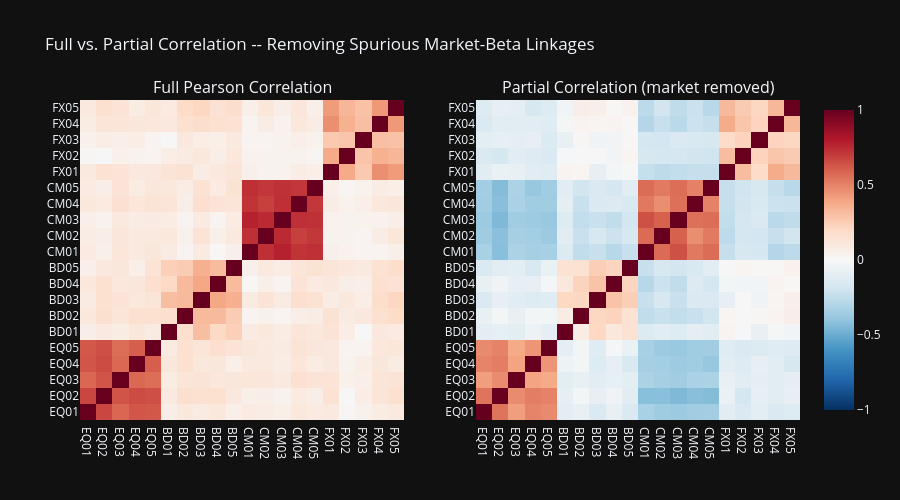

Source (notebook cell):
### Code cell
# ── Partial correlation controlling for equal-weight market proxy ─────────────
mkt = returns.mean(axis=1).values

def partial_corr(ri, rj, ctrl):
    res_i = ri - np.polyval(np.polyfit(ctrl, ri, 1), ctrl)
    res_j = rj - np.polyval(np.polyfit(ctrl, rj, 1), ctrl)
    return np.corrcoef(res_i, res_j)[0, 1]

pcorr = np.eye(N)
for i in range(N):
    for j in range(i+1, N):
        pc = partial_corr(rv[i], rv[j], mkt)
        pcorr[i,j] = pcorr[j,i] = pc

fig = ps.make_subplots(rows=1, cols=2,
                        subplot_titles=['Full Pearson Correlation',
                                        'Partial Correlation (market removed)'])
for col, mat in [(1, corr.values), (2, pcorr)]:
    fig.add_trace(
        go.Heatmap(z=mat, x=ASSETS, y=ASSETS, colorscale='RdBu_r',
                    zmid=0, zmin=-1, zmax=1, showscale=(col==2)),
        row=1, col=col)
fig.update_layout(
    title='Full vs. Partial Correlation -- Removing Spurious Market-Beta Linkages',
    template='plotly_dark', height=500
)
fig.show()
print('Mean |Pearson|  : {:.3f}'.format(np.abs(corr.values[np.triu_indices(N,1)]).mean()))
print('Mean |Partial|  : {:.3f}'.format(np.abs(pcorr[np.triu_indices(N,1)]).mean()))

### Figure 1 — Plotly figure (JSON) as saved in the notebook; plotly's stock layout.template omitted (floating-point values rounded to 4 significant figures; data arrays with more than 128 entries replaced by an {"elided": "..."} marker saying what was removed)
{"data": [{"colorscale": [[0, "rgb(5,48,97)"], [0.1, "rgb(33,102,172)"], [0.2, "rgb(67,147,195)"], [0.3, "rgb(146,197,222)"], [0.4, "rgb(209,229,240)"], [0.5, "rgb(247,247,247)"], [0.6, "rgb(253,219,199)"], [0.7, "rgb(244,165,130)"], [0.8, "rgb(214,96,77)"], [0.9, "rgb(178,24,43)"], [1, "rgb(103,0,31)"]], "showscale": false, "type": "heatmap", "x": ["EQ01", "EQ02", "EQ03", "EQ04", "EQ05", "BD01", "BD02", "BD03", "BD04", "BD05", "CM01", "CM02", "CM03", "CM04", "CM05", "FX01", "FX02", "FX03", "FX04", "FX05"], "xaxis": "x", "y": ["EQ01", "EQ02", "EQ03", "EQ04", "EQ05", "BD01", "BD02", "BD03", "BD04", "BD05", "CM01", "CM02", "CM03", "CM04", "CM05", "FX01", "FX02", "FX03", "FX04", "FX05"], "yaxis": "y", "z": {"elided": "20x20 float values"}, "zmax": 1, "zmid": 0, "zmin": -1}, {"colorscale": [[0, "rgb(5,48,97)"], [0.1, "rgb(33,102,172)"], [0.2, "rgb(67,147,195)"], [0.3, "rgb(146,197,222)"], [0.4, "rgb(209,229,240)"], [0.5, "rgb(247,247,247)"], [0.6, "rgb(253,219,199)"], [0.7, "rgb(244,165,130)"], [0.8, "rgb(214,96,77)"], [0.9, "rgb(178,24,43)"], [1, "rgb(103,0,31)"]], "showscale": true, "type": "heatmap", "x": ["EQ01", "EQ02", "EQ03", "EQ04", "EQ05", "BD01", "BD02", "BD03", "BD04", "BD05", "CM01", "CM02", "CM03", "CM04", "CM05", "FX01", "FX02", "FX03", "FX04", "FX05"], "xaxis": "x2", "y": ["EQ01", "EQ02", "EQ03", "EQ04", "EQ05", "BD01", "BD02", "BD03", "BD04", "BD05", "CM01", "CM02", "CM03", "CM04", "CM05", "FX01", "FX02", "FX03", "FX04", "FX05"], "yaxis": "y2", "z": {"elided": "20x20 float values"}, "zmax": 1, "zmid": 0, "zmin": -1}], "layout": {"annotations": [{"font": {"size": 16}, "showarrow": false, "text": "Full Pearson Correlation", "x": 0.225, "xanchor": "center", "xref": "paper", "y": 1, "yanchor": "bottom", "yref": "paper"}, {"font": {"size": 16}, "showarrow": false, "text": "Partial Correlation (market removed)", "x": 0.775, "xanchor": "center", "xref": "paper", "y": 1, "yanchor": "bottom", "yref": "paper"}], "height": 500, "title": {"text": "Full vs. Partial Correlation -- Removing Spurious Market-Beta Linkages"}, "xaxis": {"anchor": "y", "domain": [0, 0.45]}, "xaxis2": {"anchor": "y2", "domain": [0.55, 1]}, "yaxis": {"anchor": "x", "domain": [0, 1]}, "yaxis2": {"anchor": "x2", "domain": [0, 1]}}}
